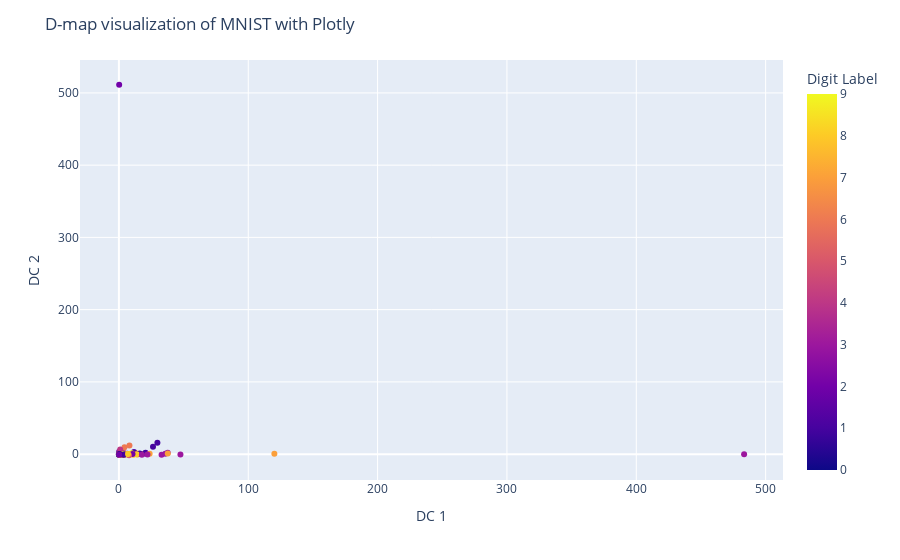

Notebook code cell kept with this figure:
### Code cell
import plotly.express as px

y_numeric = y_subset.astype(int)

fig = px.scatter(x=dmap[:, 0], y=dmap[:, 1], color=y_numeric,
                 labels={'color': 'Digit Label'})

fig.update_layout(
    title='D-map visualization of MNIST with Plotly',
    xaxis=dict(title='DC 1'),
    yaxis=dict(title='DC 2')
)

fig.show()
